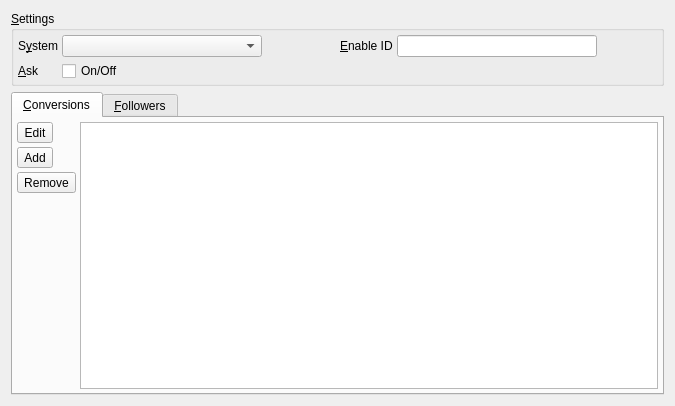
<?xml version="1.0" encoding="UTF-8"?>
<ui version="4.0">
 <class>sf::UnitConversionPropertyPage</class>
 <widget class="sf::PropertyPage" name="UnitConversionPropertyPage">
  <property name="geometry">
   <rect>
    <x>0</x>
    <y>0</y>
    <width>675</width>
    <height>406</height>
   </rect>
  </property>
  <property name="windowTitle">
   <string>UnitConversionPropertyPage</string>
  </property>
  <layout class="QVBoxLayout" name="verticalLayout_2" stretch="0,1">
   <item>
    <widget class="QGroupBox" name="groupBox">
     <property name="title">
      <string>&amp;Settings</string>
     </property>
     <layout class="QHBoxLayout" name="horizontalLayout_2" stretch="1,1">
      <property name="spacing">
       <number>4</number>
      </property>
      <property name="leftMargin">
       <number>4</number>
      </property>
      <property name="topMargin">
       <number>4</number>
      </property>
      <property name="rightMargin">
       <number>4</number>
      </property>
      <property name="bottomMargin">
       <number>2</number>
      </property>
      <item>
       <layout class="QFormLayout" name="formLayout1">
        <item row="0" column="0">
         <widget class="QLabel" name="lblSystem">
          <property name="toolTip">
           <string>Select the unit system for the application.</string>
          </property>
          <property name="text">
           <string>S&amp;ystem</string>
          </property>
          <property name="buddy">
           <cstring>cbSystem</cstring>
          </property>
         </widget>
        </item>
        <item row="0" column="1">
         <widget class="QComboBox" name="cbSystem">
          <property name="maximumSize">
           <size>
            <width>200</width>
            <height>16777215</height>
           </size>
          </property>
         </widget>
        </item>
        <item row="1" column="0">
         <widget class="QLabel" name="lblAsk">
          <property name="toolTip">
           <string>When enabled a dialog  pops up when missing an entry.</string>
          </property>
          <property name="text">
           <string>&amp;Ask</string>
          </property>
          <property name="buddy">
           <cstring>cbAsk</cstring>
          </property>
         </widget>
        </item>
        <item row="1" column="1">
         <widget class="QCheckBox" name="cbAsk">
          <property name="text">
           <string>On/Off</string>
          </property>
         </widget>
        </item>
       </layout>
      </item>
      <item>
       <layout class="QFormLayout" name="formLayout2">
        <item row="0" column="0">
         <widget class="QLabel" name="lblEnableId">
          <property name="toolTip">
           <string>Enable or disable the unit conversion using a variable.</string>
          </property>
          <property name="text">
           <string>&amp;Enable ID</string>
          </property>
          <property name="buddy">
           <cstring>leEnableId</cstring>
          </property>
         </widget>
        </item>
        <item row="0" column="1">
         <widget class="QLineEdit" name="leEnableId">
          <property name="maximumSize">
           <size>
            <width>200</width>
            <height>16777215</height>
           </size>
          </property>
         </widget>
        </item>
       </layout>
      </item>
     </layout>
    </widget>
   </item>
   <item>
    <widget class="QTabWidget" name="tabWidget">
     <property name="currentIndex">
      <number>0</number>
     </property>
     <property name="tabBarAutoHide">
      <bool>true</bool>
     </property>
     <widget class="QWidget" name="tabConversions">
      <property name="statusTip">
       <string>Static unit conversions.</string>
      </property>
      <attribute name="title">
       <string>&amp;Conversions</string>
      </attribute>
      <layout class="QHBoxLayout" name="horizontalLayout_3">
       <property name="spacing">
        <number>4</number>
       </property>
       <property name="leftMargin">
        <number>4</number>
       </property>
       <property name="topMargin">
        <number>4</number>
       </property>
       <property name="rightMargin">
        <number>4</number>
       </property>
       <property name="bottomMargin">
        <number>4</number>
       </property>
       <item>
        <layout class="QVBoxLayout" name="verticalLayoutTab1">
         <property name="spacing">
          <number>4</number>
         </property>
         <property name="leftMargin">
          <number>0</number>
         </property>
         <property name="topMargin">
          <number>0</number>
         </property>
         <property name="rightMargin">
          <number>0</number>
         </property>
         <property name="bottomMargin">
          <number>0</number>
         </property>
         <item>
          <widget class="QToolButton" name="tbEditConversion">
           <property name="text">
            <string>Edit</string>
           </property>
          </widget>
         </item>
         <item>
          <widget class="QToolButton" name="tbAddConversion">
           <property name="text">
            <string>Add</string>
           </property>
          </widget>
         </item>
         <item>
          <widget class="QToolButton" name="tbRemoveConversion">
           <property name="text">
            <string>Remove</string>
           </property>
          </widget>
         </item>
         <item>
          <spacer name="verticalSpacer1">
           <property name="orientation">
            <enum>Qt::Vertical</enum>
           </property>
           <property name="sizeHint" stdset="0">
            <size>
             <width>20</width>
             <height>40</height>
            </size>
           </property>
          </spacer>
         </item>
        </layout>
       </item>
       <item>
        <widget class="QTreeView" name="tvConversions">
         <property name="contextMenuPolicy">
          <enum>Qt::ActionsContextMenu</enum>
         </property>
         <property name="alternatingRowColors">
          <bool>true</bool>
         </property>
        </widget>
       </item>
      </layout>
     </widget>
     <widget class="QWidget" name="tabFollowers">
      <property name="statusTip">
       <string>Dynamic unit conversion.</string>
      </property>
      <attribute name="title">
       <string>&amp;Followers</string>
      </attribute>
      <layout class="QHBoxLayout" name="horizontalLayout">
       <property name="spacing">
        <number>4</number>
       </property>
       <property name="leftMargin">
        <number>4</number>
       </property>
       <property name="topMargin">
        <number>4</number>
       </property>
       <property name="rightMargin">
        <number>4</number>
       </property>
       <property name="bottomMargin">
        <number>4</number>
       </property>
       <item>
        <layout class="QVBoxLayout" name="verticalLayoutTab2">
         <property name="spacing">
          <number>4</number>
         </property>
         <property name="leftMargin">
          <number>0</number>
         </property>
         <property name="topMargin">
          <number>0</number>
         </property>
         <property name="rightMargin">
          <number>0</number>
         </property>
         <property name="bottomMargin">
          <number>0</number>
         </property>
         <item>
          <widget class="QToolButton" name="tbEditFollower">
           <property name="text">
            <string>Edit</string>
           </property>
          </widget>
         </item>
         <item>
          <widget class="QToolButton" name="tbAddFollower">
           <property name="text">
            <string>Add</string>
           </property>
          </widget>
         </item>
         <item>
          <widget class="QToolButton" name="tbRemoveFollower">
           <property name="text">
            <string>Remove</string>
           </property>
          </widget>
         </item>
         <item>
          <spacer name="verticalSpacer2">
           <property name="orientation">
            <enum>Qt::Vertical</enum>
           </property>
           <property name="sizeHint" stdset="0">
            <size>
             <width>20</width>
             <height>40</height>
            </size>
           </property>
          </spacer>
         </item>
        </layout>
       </item>
       <item>
        <widget class="QTreeView" name="tvFollowers">
         <property name="contextMenuPolicy">
          <enum>Qt::ActionsContextMenu</enum>
         </property>
         <property name="alternatingRowColors">
          <bool>true</bool>
         </property>
        </widget>
       </item>
      </layout>
     </widget>
    </widget>
   </item>
  </layout>
 </widget>
 <customwidgets>
  <customwidget>
   <class>sf::PropertyPage</class>
   <extends>QWidget</extends>
   <header>misc/qt/PropertyPage.h</header>
   <container>1</container>
  </customwidget>
 </customwidgets>
 <tabstops>
  <tabstop>cbSystem</tabstop>
  <tabstop>cbAsk</tabstop>
  <tabstop>leEnableId</tabstop>
  <tabstop>tabWidget</tabstop>
  <tabstop>tbAddConversion</tabstop>
  <tabstop>tvConversions</tabstop>
  <tabstop>tbRemoveConversion</tabstop>
  <tabstop>tbAddFollower</tabstop>
  <tabstop>tvFollowers</tabstop>
  <tabstop>tbRemoveFollower</tabstop>
 </tabstops>
 <resources/>
 <connections/>
</ui>
